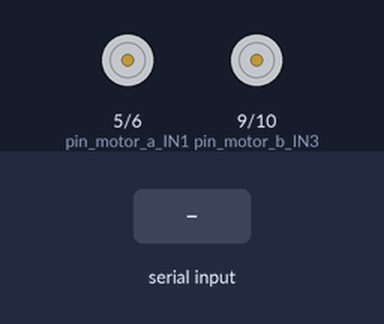
The sketch below on a simulated Arduino Uno, built with avr-gcc and run on an emulated ATmega328P. Shown: motor-driver pin pairs drawn as motors (green arrow = first pin HIGH = forward, orange = second pin HIGH = backward, longer = more drive). The inputs (shaded band) are chosen by the test bench. What the sketch prints to the serial monitor is not drawn.

Above: at 1.2 s.
1.3 s: "f" received over the second serial link
At 2.0 s:
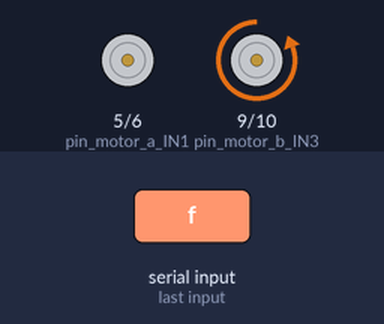
2.8 s: "b" received over the second serial link
At 4.0 s:
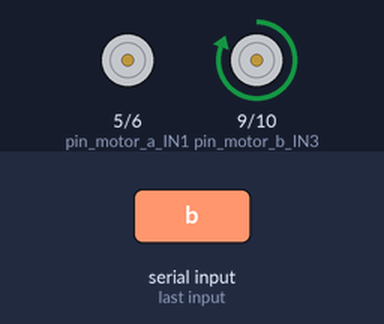
4.3 s: "l" received over the second serial link
At 5.0 s:
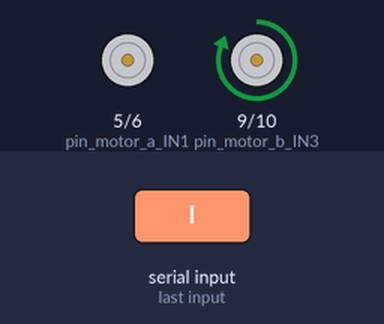
5.8 s: "r" received over the second serial link
At 6.5 s:
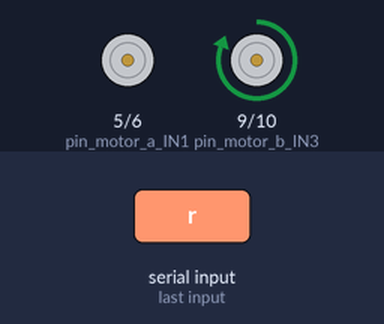
Timing chart, 0 to 8.3 s (numbered marks = the images above; inputs shaded):
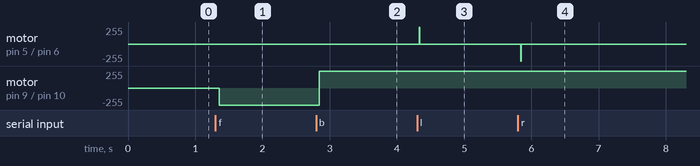

Measured:
- after the input at 1.3 s, motor on pin 9 (pin_motor_b_IN3) / pin 10 (pin_motor_b_IN4): stopped → backward 255/255 after 0.06 s
- after the input at 2.8 s, motor on pin 9 (pin_motor_b_IN3) / pin 10 (pin_motor_b_IN4): backward 255/255 → forward 255/255 at once
- after the input at 4.3 s, motor on pin 5 (pin_motor_a_IN1) / pin 6 (pin_motor_a_IN2): stopped → forward 255/255 at once, → stopped 0.01 s later
- after the input at 5.8 s, motor on pin 5 (pin_motor_a_IN1) / pin 6 (pin_motor_a_IN2): stopped → backward 255/255 at once, → stopped 0.01 s later

The sketch:

main.ino
```cpp
#include <SoftwareSerial.h>

#define blueTx 2
#define blueRx 3
#define pin_motor_a_IN1 5
#define pin_motor_a_IN2 6
#define pin_motor_b_IN3 9
#define pin_motor_b_IN4 10

//int STATE_MOTOR_A_IN1 = LOW;
//int STATE_MOTOR_A_IN2 = LOW;
//int STATE_MOTOR_B_IN3 = LOW;
//int STATE_MOTOR_B_IN4 = LOW;

volatile char busket;

void set_motor_state(void);
void set_motor_forward(void);
void set_motor_backward(void);
void set_motor_turnleft(void);
void set_motor_stop(void);
void set_motor_stop_direciton(void);
//void set_motor(void);
void error(int errno, char errchar);

SoftwareSerial blueTooth(blueTx, blueRx);

void setup() {
  pinMode(pin_motor_a_IN1, OUTPUT); // 방향모터
  pinMode(pin_motor_a_IN2, OUTPUT);
  pinMode(pin_motor_b_IN3, OUTPUT); // 주행모터
  pinMode(pin_motor_b_IN4, OUTPUT);

  Serial.begin(9600);
  blueTooth.begin(9600);
}

void loop() {
  if (blueTooth.available()) {
    busket = (char)blueTooth.read();
    delay(10);
    Serial.println(busket);
  }
  set_motor_state();
//  busket = ' ';
}

void set_motor_state(void) {
  switch (busket) {
    case 'f':
      set_motor_forward();
      busket = ' ';
      Serial.println(busket);
      break;
    case 'b':
      set_motor_backward();
      busket = ' ';
      break;
    case 's':
      set_motor_stop();
      busket = ' ';
      break;
    case 'l':
      set_motor_turnleft();
      busket = ' ';
      Serial.println(busket);
      break;
    case 'r':
      set_motor_turnright();
      busket = ' ';
      Serial.println(busket);
      break;
    case 'c':
      set_motor_stop_direciton();
      busket = ' ';
      break;
    default:
      error(408, busket);
      break;
  }
  delay(25);
}

void set_motor_forward(void) {
  digitalWrite(pin_motor_b_IN3, LOW);
  digitalWrite(pin_motor_b_IN4, HIGH);
}

void set_motor_backward(void) {
  digitalWrite(pin_motor_b_IN3, HIGH);
  digitalWrite(pin_motor_b_IN4, LOW);
}

void set_motor_turnleft(void) {
  digitalWrite(pin_motor_a_IN1, HIGH);
  digitalWrite(pin_motor_a_IN2, LOW);
  delay(10);
  digitalWrite(pin_motor_a_IN1, LOW);
  digitalWrite(pin_motor_a_IN2, LOW);
  delay(25);
}

void set_motor_turnright(void) {
  Serial.println("Turn Right");
  digitalWrite(pin_motor_a_IN1, LOW);
  digitalWrite(pin_motor_a_IN2, HIGH);
  delay(10   );
  digitalWrite(pin_motor_a_IN1, LOW);
  digitalWrite(pin_motor_a_IN2, LOW);
  delay(25);
}

void set_motor_stop(void) {
  digitalWrite(pin_motor_b_IN3, LOW);
  digitalWrite(pin_motor_b_IN4, LOW);
}

void set_motor_stop_direciton(void) {
  digitalWrite(pin_motor_a_IN1, LOW);
  digitalWrite(pin_motor_a_IN2, LOW);
}

void error(int errno, char errchar) {
  switch (errno) {
    case 408:
      Serial.print(errchar);
      Serial.println(" : Can\'t undedstand BlueTooth communication");
      break;
    default:
      break;
  }
}
```
